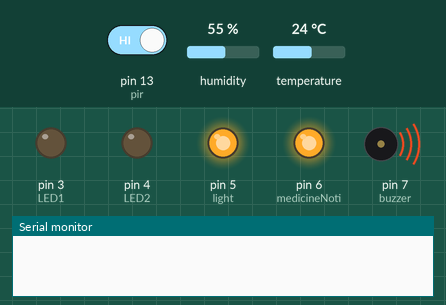
Recording of a sketch running on a simulated Arduino Mega 2560, built with avr-gcc and run on an emulated ATmega2560. Parts: output pins drawn as LEDs (lit = HIGH), buzzer (waves = sounding), the last lines printed to the serial monitor. Wiring (inferred from the names in the program): DHT11 sensor: data pin 8. The test bench sets the inputs (shaded band); at power-on: temperature 24 °C, pin 13 (pir) HIGH, humidity 55 %.

Above: at 1.3 s.
1.4 s: temperature set to 27 °C
8.0 s: temperature set to 30 °C
14.3 s: temperature set to 32 °C
At 15.4 s:
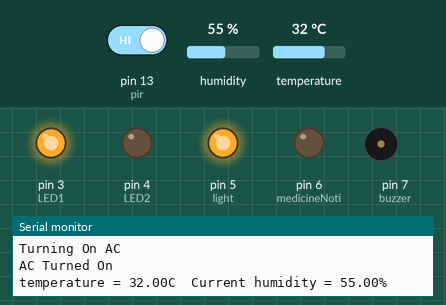
18.1 s: temperature set to 12 °C
At 21.5 s:
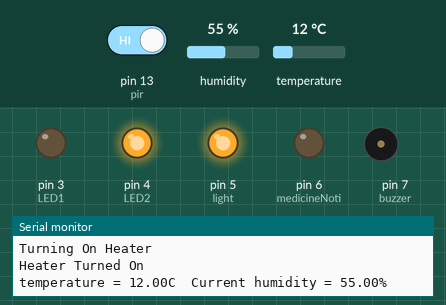
22.6 s: temperature set to 33 °C
At 37.8 s:
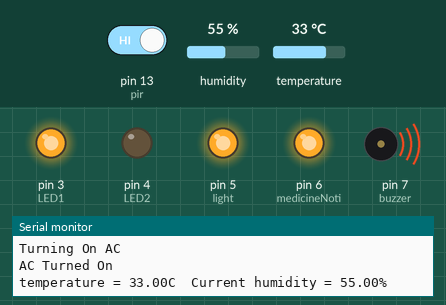
Timing chart, 0 to 50.3 s (numbered marks = the images above; inputs shaded):
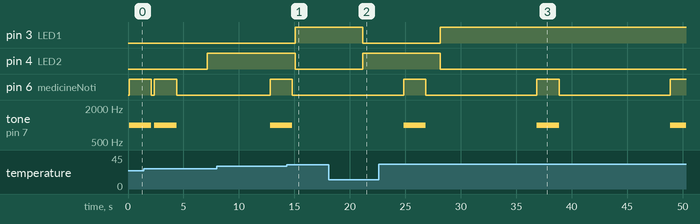

The sketch:

watch1.ino
```cpp
#include <SimpleTimer.h>
#include <SoftwareSerial.h>
SimpleTimer timer;
int xbeeTx = 10;
int xbeeRx = 11;
SoftwareSerial xbee(xbeeTx,xbeeRx);
//////////////////////////////////////////////////////////////////////////////
#include <DHT.h>
#define DHTPIN 8 // digital Pin sensor is connected to
#define DHTTYPE DHT11
DHT dht(DHTPIN, DHTTYPE);
float t;
float h;
///////////////////////////////////////////////////////////////////////////////
int LED1 = 3; //the digital pin we connect the LED for AC
int LED2 = 4; //the digital pin we connect the LED for Heater
int stateLED1 = LOW;
int stateLED2 = LOW;
int light = 5; //digital pin for lights
int medicineNoti = 6;
int lightvalue = 1;
const int buzzer = 7; //buzzer to arduino pin 9
////////////////////////////////////////////////////////////////////////////////
int motiontimer = 0;
int pir = 13;
int flag=0;
void lightsoff()
{
  int val = digitalRead(pir);
//  Serial.print(val);
  if(val == 0)
    motiontimer += 25;
  else
    motiontimer = 0;

  if(motiontimer >= 10000)
  {
    digitalWrite(light, 0);//setting lights off
    lightvalue = 0;
  }
  if(lightvalue== 0 && val == 1){
    digitalWrite(light,1);
    lightvalue = 1;
  }
}
///////////////////////////////////////////////////////////////////////////////////
void printTempHumi()
{
  if(t > 30.0)
  {
    Serial.println("Turning On AC");
    stateLED1 = HIGH ;
    if(stateLED2 == HIGH)
    {
      stateLED2 = LOW;
    }
    digitalWrite(LED2, stateLED2);
    digitalWrite(LED1, stateLED1);
    Serial.println("AC Turned On");
  }
  if(t < 29.0)
  {
    Serial.println("Turning On Heater");
    xbee.write("Turning On Heater");
    stateLED2 = HIGH ;
    if(stateLED1 == HIGH)
    {
      stateLED1 = LOW;
    }
    digitalWrite(LED1, stateLED1);
    digitalWrite(LED2, stateLED2);
    Serial.println("Heater Turned On");
    xbee.write("Heater Turned On");
  }
  if(t >= 29.0 && t <= 30.0)
  {
    if(stateLED1 == HIGH)
    {
      Serial.println("Turning Off AC");
      stateLED1 = LOW;
      digitalWrite(LED1, stateLED1);
      Serial.println("AC Turned Off");
    }
    if(stateLED2 == HIGH)
    {
      Serial.println("Turning Off Heater");
      stateLED2 = LOW;
      digitalWrite(LED2, stateLED2);
      Serial.println("Heater Turned Off");
    }
  }
  Serial.print("temperature = ");
  Serial.print(t);
  Serial.print("C  ");
  Serial.print("Current humidity = ");
  Serial.print(h);
  Serial.println("%  ");
}
void temphumi()
{
  t = dht.readTemperature();
  h = dht.readHumidity();
  if (isnan(h) || isnan(t))
  {
    Serial1.println("Failed to read from DHT sensor!");
    return;
  }
}
///////////////////////////////////////////////////////////////////////////////////////
void Noti()
{
  digitalWrite(medicineNoti, 1);
  tone(buzzer, 1000); // Send 1KHz sound signal...
  delay(2000);
  digitalWrite(medicineNoti, 0);
  noTone(buzzer);     // Stop sound...
}
////////////////////////////////////////////////////////////////////////////////////////
void setup() {
  // put your setup code here, to run once:
  Serial.begin(9600);
  xbee.begin(9600);
  delay(100);
//////////////////////////////////////////////////////////////////////////////////////////////
  pinMode(LED1, OUTPUT);
  pinMode(LED2, OUTPUT);
  pinMode(light, OUTPUT);
  pinMode(medicineNoti, OUTPUT);
  digitalWrite(light, 1);
//////////////////////////////////////////////////////////////////////////////////////////////
  dht.begin();
//////////////////////////////////////////////////////////////////////////////////////////////
  timer.setInterval(10, temphumi);
  timer.setInterval(7000, printTempHumi);
  timer.setInterval(25, lightsoff);
  timer.setInterval(12000, Noti);
}
void loop()
{
  timer.run();
  if(xbee.available())
  {
      Serial.write(xbee.read());
  }
}
```

Measured:
- the behaviour switches between 30 and 31 °C on temperature (found by bisection; images 0 and 1)
- after the input at 14.3 s, pin 3 (LED1): LOW → HIGH after 0.80 s
- after the input at 18.1 s, pin 3 (LED1): HIGH → LOW after 3.0 s; pin 4 (LED2): LOW → HIGH after 3.0 s
- after the input at 22.6 s, pin 3 (LED1): LOW → HIGH after 5.5 s; pin 4 (LED2): HIGH → LOW after 5.5 s
- by itself, pin 6 (medicineNoti): alternates HIGH for 2.0 s and LOW for 10.0 s
- by itself, tone on pin 7 (buzzer): alternates 1000 Hz for 2.0 s and silent for 10.0 s
